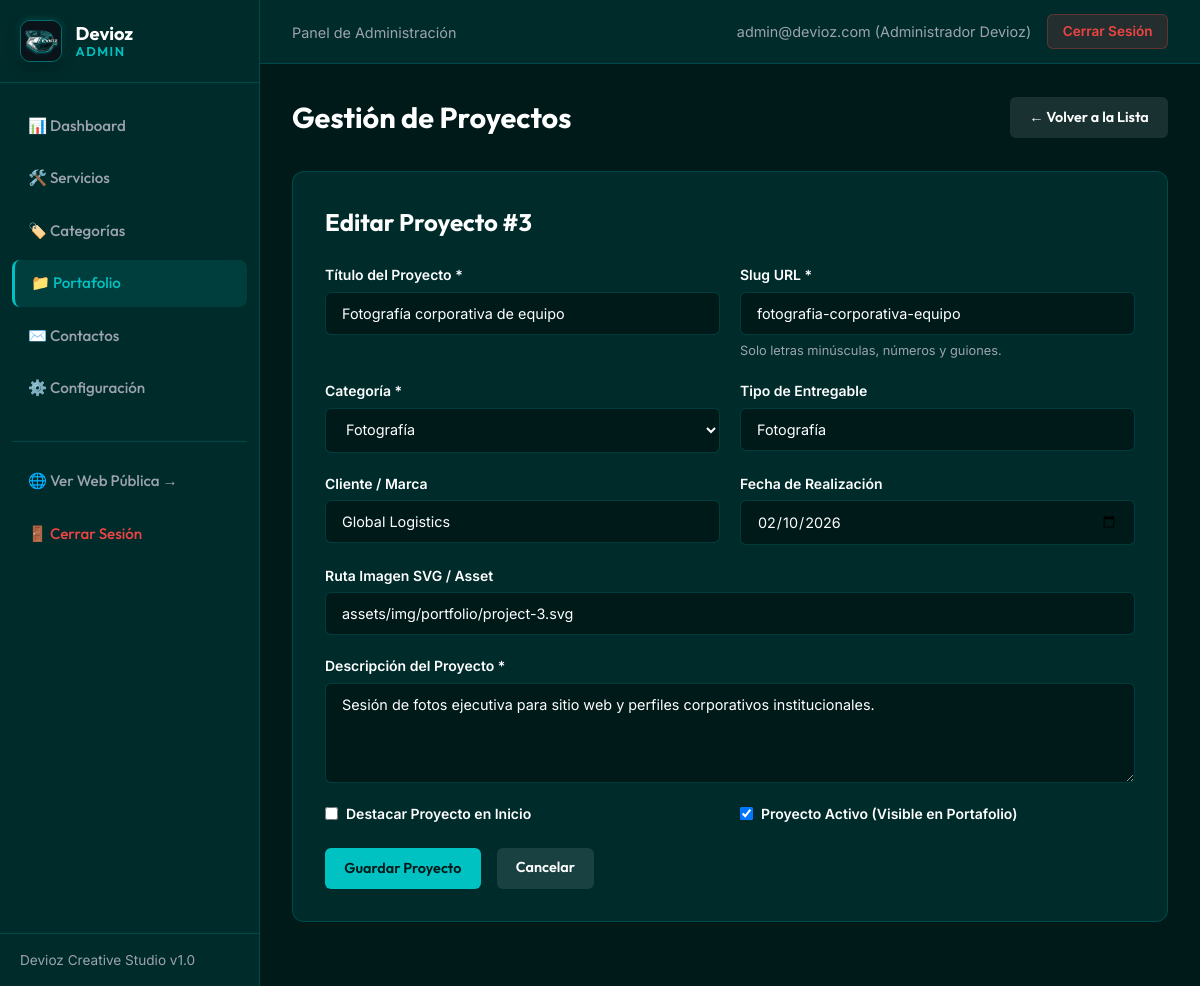
Page /admin/proyectos.php?action=edit&id=3 (signed in) on the committed database.
### tables this page shows
CREATE TABLE `proyectos` (
  `id` INT AUTO_INCREMENT PRIMARY KEY,
  `categoria_id` INT NOT NULL,
  `titulo` VARCHAR(150) NOT NULL,
  `slug` VARCHAR(180) NOT NULL UNIQUE,
  `descripcion` TEXT NOT NULL,
  `imagen` VARCHAR(255) NULL,
  `tipo` VARCHAR(80) NULL,
  `cliente` VARCHAR(120) NULL,
  `fecha` DATE NULL,
  `destacado` TINYINT DEFAULT 0 COMMENT '1: Sí, 0: No',
  `estado` TINYINT DEFAULT 1 COMMENT '1: Activo, 0: Inactivo',
  `creado_en` TIMESTAMP DEFAULT CURRENT_TIMESTAMP,
  KEY `idx_proyectos_categoria` (`categoria_id`),
  KEY `idx_proyectos_estado` (`estado`),
  KEY `idx_proyectos_destacado` (`destacado`),
  CONSTRAINT `fk_proyectos_categorias` 
    FOREIGN KEY (`categoria_id`) 
    REFERENCES `categorias` (`id`) 
    ON DELETE CASCADE 
    ON UPDATE CASCADE
);

CREATE TABLE `categorias` (
  `id` INT AUTO_INCREMENT PRIMARY KEY,
  `nombre` VARCHAR(100) NOT NULL,
  `slug` VARCHAR(120) NOT NULL UNIQUE,
  `estado` TINYINT DEFAULT 1 COMMENT '1: Activo, 0: Inactivo',
  `creado_en` TIMESTAMP DEFAULT CURRENT_TIMESTAMP,
  KEY `idx_categorias_estado` (`estado`)
);

### backend/helpers/validation.php (called while the page is built, shortened)
<?php
function sanitizeText($data) {
    return htmlspecialchars(trim($data), ENT_QUOTES, 'UTF-8');
}

### admin/proyectos.php (the view, shortened to what this page needs)
<?php
require_once __DIR__ . '/../backend/helpers/validation.php';
$pdo = getPDOConnection();
$action = sanitizeText($_GET['action'] ?? 'list');
$editProject = null;
if ($action === 'edit' && isset($_GET['id'])) {
    $id = (int)$_GET['id'];
    $stmt = $pdo->prepare("SELECT * FROM proyectos WHERE id = :id");
    $stmt->execute(['id' => $id]);
    $editProject = $stmt->fetch();
}
$categories = $pdo->query("SELECT id, nombre, estado FROM categorias ORDER BY nombre ASC")->fetchAll();
require_once __DIR__ . '/includes/header.php';
?>
<div class="page-title-box">
  <h1 class="page-title">Gestión de Proyectos</h1>
  <?php if ($action === 'list'): ?>
    <a href="proyectos.php?action=create" class="btn-admin btn-admin-primary">+ Nuevo Proyecto</a>
  <?php else: ?>
    <a href="proyectos.php" class="btn-admin btn-admin-secondary">&larr; Volver a la Lista</a>
  <?php endif; ?>
</div>
<?php if ($action === 'create' || $action === 'edit'): ?>
  <div class="admin-card">
    <h2 style="font-family: var(--font-heading); margin-bottom: 1.5rem;">
      <?php echo $editProject ? 'Editar Proyecto #' . $editProject['id'] : 'Crear Nuevo Proyecto'; ?>
    </h2>
    <form method="POST" action="proyectos.php">
      <div class="form-grid">
        <div class="form-group-admin">
          <label for="titulo">Título del Proyecto *</label>
          <input type="text" id="titulo" name="titulo" class="form-control-admin" maxlength="150" required value="<?php echo htmlspecialchars($editProject['titulo'] ?? ''); ?>">
        </div>
        <div class="form-group-admin">
          <label for="slug">Slug URL *</label>
          <input type="text" id="slug" name="slug" class="form-control-admin" maxlength="180" placeholder="ej-campana-redes" required value="<?php echo htmlspecialchars($editProject['slug'] ?? ''); ?>">
          <small style="color: var(--devioz-gray); font-size: 0.8rem;">Solo letras minúsculas, números y guiones.</small>
        </div>
        <div class="form-group-admin">
          <label for="categoria_id">Categoría *</label>
          <select id="categoria_id" name="categoria_id" class="form-control-admin" required>
            <?php foreach ($categories as $cat): ?>
              <option value="<?php echo $cat['id']; ?>" <?php echo (isset($editProject) && $editProject['categoria_id'] == $cat['id']) ? 'selected' : ''; ?>>
                <?php echo htmlspecialchars($cat['nombre']); ?><?php echo $cat['estado'] == 0 ? ' [Inactiva]' : ''; ?>
              </option>
            <?php endforeach; ?>
          </select>
        </div>
        <div class="form-group-admin">
          <label for="tipo">Tipo de Entregable</label>
          <input type="text" id="tipo" name="tipo" class="form-control-admin" maxlength="80" placeholder="Ej. Diseño Gráfico, Spot" value="<?php echo htmlspecialchars($editProject['tipo'] ?? ''); ?>">
        </div>
        <div class="form-group-admin">
          <label for="cliente">Cliente / Marca</label>
          <input type="text" id="cliente" name="cliente" class="form-control-admin" maxlength="120" placeholder="Ej. Devioz Corp" value="<?php echo htmlspecialchars($editProject['cliente'] ?? ''); ?>">
        </div>
        <div class="form-group-admin">
          <label for="fecha">Fecha de Realización</label>
          <input type="date" id="fecha" name="fecha" class="form-control-admin" value="<?php echo htmlspecialchars($editProject['fecha'] ?? ''); ?>">
        </div>
        <div class="form-group-admin full">
          <label for="imagen">Ruta Imagen SVG / Asset</label>
          <input type="text" id="imagen" name="imagen" class="form-control-admin" maxlength="255" value="<?php echo htmlspecialchars($editProject['imagen'] ?? 'assets/img/portfolio/project-1.svg'); ?>">
        </div>
        <div class="form-group-admin full">
          <label for="descripcion">Descripción del Proyecto *</label>
          <textarea id="descripcion" name="descripcion" class="form-control-admin" maxlength="5000" required><?php echo htmlspecialchars($editProject['descripcion'] ?? ''); ?></textarea>
        </div>
        <div class="form-group-admin">
          <label style="display: flex; align-items: center; gap: 0.5rem; cursor: pointer;">
            <input type="checkbox" name="destacado" value="1" <?php echo (isset($editProject) && $editProject['destacado'] == 1) ? 'checked' : ''; ?>>
            <span>Destacar Proyecto en Inicio</span>
          </label>
        </div>
        <div class="form-group-admin">
          <label style="display: flex; align-items: center; gap: 0.5rem; cursor: pointer;">
            <input type="checkbox" name="estado" value="1" <?php echo (!isset($editProject) || $editProject['estado'] == 1) ? 'checked' : ''; ?>>
            <span>Proyecto Activo (Visible en Portafolio)</span>
          </label>
        </div>
      </div>
      <div style="margin-top: 1.5rem; display: flex; gap: 1rem;">
        <button type="submit" class="btn-admin btn-admin-primary">Guardar Proyecto</button>
        <a href="proyectos.php" class="btn-admin btn-admin-secondary">Cancelar</a>
      </div>
    </form>
  </div>
<?php endif; ?>
<?php require_once __DIR__ . '/includes/footer.php'; ?>

### admin/assets/css/admin.css (style rules this page uses)
:root { --devioz-primary: #00c2c2; --devioz-primary-hover: #00d4d4; --devioz-dark: #001a1a; --devioz-dark-secondary: #002b2b; --devioz-teal-deep: #004d4d; --devioz-teal: #14b8a6; --devioz-white: #ffffff; --devioz-gray: #9ca3af; --devioz-border: rgba(0, 194, 194, 0.2); --devioz-danger: #ef4444; --devioz-success: #25d366; --devioz-warning: #f59e0b; --sidebar-width: 260px; --font-heading: 'Outfit', sans-serif; --font-body: 'Inter', sans-serif; }
*, *::before, *::after { box-sizing: border-box; margin: 0; padding: 0; }
body { font-family: var(--font-body); background-color: var(--devioz-dark); color: var(--devioz-white); line-height: 1.5; display: flex; min-height: 100vh; }
a { color: inherit; text-decoration: none; }
.page-title-box { margin-bottom: 2rem; display: flex; align-items: center; justify-content: space-between; }
.page-title { font-family: var(--font-heading); font-size: 1.8rem; font-weight: 700; }
.btn-admin { display: inline-flex; align-items: center; gap: 0.4rem; padding: 0.6rem 1.2rem; font-family: var(--font-heading); font-size: 0.9rem; font-weight: 600; border-radius: 6px; border: none; cursor: pointer; transition: all 0.2s ease; }
.btn-admin-primary { background: var(--devioz-primary); color: var(--devioz-dark); }
.btn-admin-secondary { background: rgba(255,255,255,0.1); color: #fff; }
.admin-card { background: var(--devioz-dark-secondary); border: 1px solid var(--devioz-border); border-radius: 12px; padding: 2rem; margin-bottom: 2rem; }
.form-grid { display: grid; grid-template-columns: repeat(2, 1fr); gap: 1.25rem; }
.form-group-admin { display: flex; flex-direction: column; gap: 0.4rem; }
.form-group-admin.full { grid-column: span 2; }
.form-group-admin label { font-size: 0.875rem; font-weight: 600; color: var(--devioz-white); }
.form-control-admin { background: var(--devioz-dark); border: 1px solid var(--devioz-border); border-radius: 6px; padding: 0.75rem 1rem; color: #fff; font-family: var(--font-body); font-size: 0.9rem; outline: none; }
textarea.form-control-admin { min-height: 100px; resize: vertical; }

### rows in the picture
proyectos: id "3", titulo "Fotografía corporativa de equipo", slug "fotografia-corporativa-equipo", categoria_id "Fotografía", tipo "Fotografía", cliente "Global Logistics", fecha "02/10/2026", imagen "assets/img/portfolio/project-3.svg", descripcion "Sesión de fotos ejecutiva para sitio web y perfiles corporativos institucionales.", estado "☑"

### other values in the picture
$currentUser['email'] "admin@devioz.com"
$currentUser['nombre'] "Administrador Devioz"
